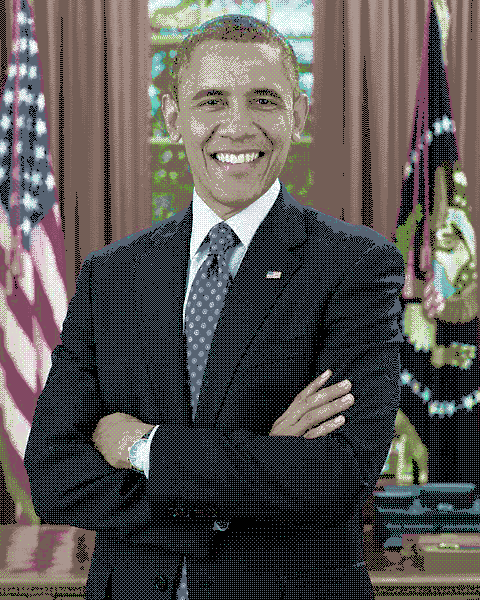

Source code (Python):
from __future__ import print_function
import colorsys
import PIL
import PIL.Image
import numpy as np

image = np.array(PIL.Image.open("./images/Obama.jpg").convert("RGB"), dtype=float)

colors_length = 7
hues = np.random.rand(colors_length)
saturations = np.random.rand(colors_length)
lightnesses = np.random.rand(colors_length)

"""
hues = np.array([0.0, 0.0])
saturations = np.array([0.0, 1.0])
lightnesses = np.array([0.0, 1.0])
"""

def rgb_to_hsl(rgb):
	hls = colorsys.rgb_to_hls(*np.divide(rgb, 255.0))
	return hls[0], hls[2], hls[1]
	
def hsl_to_rgb(h, s, l):
	return np.multiply(np.array(colorsys.hls_to_rgb(h, l, s), dtype=float), 255.0)
	
"""
def change_pixel(x, y, n_hs, n_l):
	if y in image and x in image[y]:
		rgb = image[y, x]
		hs, l = rgb_to_hsl(rgb)
		avg_hs = np.divide(np.add(hs, n_hs), 2.0)
		avg_l = (l + n_l) / 2.0
		image[y, x] = hsl_to_rgb(avg_hs, avg_l)
		
error_hs = {}
error_l = {}

def average_error(x, y, error):
	surrounding_error = [error[e_x, e_y] for e_x, e_y in [(x - 1, y), (x - 1, y - 1), (x, y - 1)] if (e_x, e_y) in error_hs]
	length = len(surrounding_error)
	return 0.0 if length == 0 else sum(surrounding_error) / length

def pixel_old(c_x, c_y):
	x = image[c_y, c_x]
	x_hs, x_l = rgb_to_hsl(x)
	x_hs = np.sum(x_hs) + average_error(c_x, c_y, error_hs)
	x_l = x_l + average_error(c_x, c_y, error_l)
	
	y_hs = colors[np.argmin(colors_total - x_hs)]
	#y_hs = colors[np.argmin((colors_total - average_pixels(c_x, c_y, x_hs)) ** 2)]
	#y_hs = colors[np.argmin(np.square(np.subtract(colors_total, np.sum(x_hs))))]
	#y_l = lightnesses[np.argmin(np.square(np.subtract(lightnesses, x_l)))]
	y_l = lightnesses[np.argmin(lightnesses - x_l)]
	y = hsl_to_rgb(y_hs, y_l)
	error_hs[(c_x, c_y)] = x_hs - np.sum(y_hs)
	error_l[(c_x, c_y)] = x_l - y_l
	
	#change_pixel(c_x - 1, c_y, y_hs, y_l)
	#change_pixel(c_x + 1, c_y, y_hs, y_l)
	#change_pixel(c_x, c_y - 1, y_hs, y_l)
	#change_pixel(c_x, c_y + 1, y_hs, y_l)
	#change_pixel(c_x - 1, c_y - 1, y_hs, y_l)
	#change_pixel(c_x - 1, c_y + 1, y_hs, y_l)
	#change_pixel(c_x + 1, c_y - 1, y_hs, y_l)
	#change_pixel(c_x + 1, c_y + 1, y_hs, y_l)
	
	return y
"""
	
index = np.array([
	[0, 8, 2, 10],
	[12, 4, 14, 6],
	[3, 11, 1, 9],
	[15, 7, 13, 5]
], dtype=float) / 16.0

def pixel(c_x, c_y):
	threshold = index[c_y % 4, c_x % 4]
	x_h, x_s, x_l = rgb_to_hsl(image[c_y, c_x])
	
	y_hs = np.argsort(np.abs(hues - x_h))
	y_ls = np.argsort(np.abs(lightnesses - x_l))
	
	y_h_1 = hues[y_hs[0]]
	y_h_2 = hues[y_hs[1]]
	
	y_l_1 = lightnesses[y_ls[0]]
	y_l_2 = lightnesses[y_ls[1]]
	
	y_h = y_h_1 if ((x_h - y_h_1) / (y_h_2 - y_h_1)) < threshold else y_h_2
	y_s = saturations[y_hs[0]] if y_h == y_h_1 else saturations[y_hs[1]]
	y_l = y_l_1 if ((x_l - y_l_1) / (y_l_2 - y_l_1)) < threshold else y_l_2
	
	return hsl_to_rgb(y_h, y_s, y_l)

for y in range(len(image)):
	for x in range(len(image[y])):
		image[y, x] = pixel(x, y)
	print(str(float(y) / float(len(image)) * 100.0) + "%")
	
x_length = len(image[0])
y_length = len(image)
PIL.Image.fromarray(image.astype(np.uint8)).save("project.png")